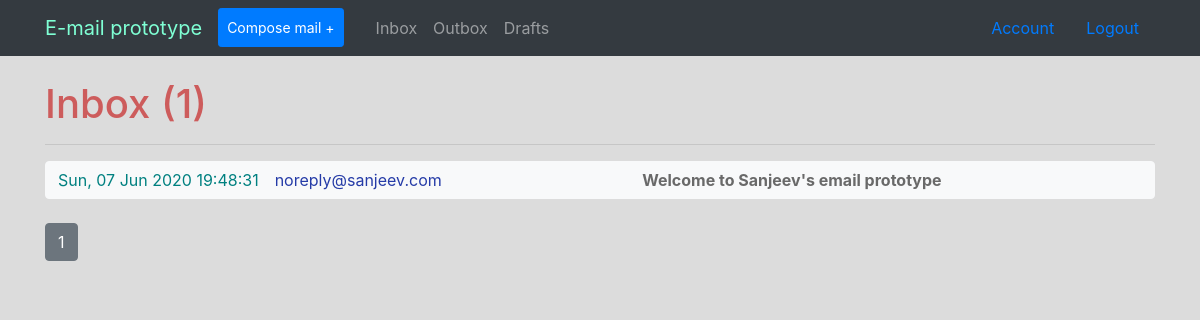
/mail/inbox (signed in), run on the app's committed database.
### email_prototype/db_models.py (models this page shows, shortened)
class Inbox(db.Model):
    id = db.Column(db.Integer, primary_key=True)
    subject = db.Column(db.String(100), nullable=False)
    message = db.Column(db.Text, nullable=False)
    sender = db.Column(db.String(50), nullable=False)
    datetime = db.Column(db.DateTime, nullable=False, default=datetime.now)
    user_id = db.Column(db.Integer, db.ForeignKey('user.id'), nullable=False)

### email_prototype/routes.py (the view)
@app.route('/mail/inbox')
@login_required
def user_inbox():
    page = request.args.get('page', 1, type=int)
    mails = Inbox.query.filter_by(Inboxuser=current_user).order_by(Inbox.datetime.desc()).paginate(per_page=10, page=page)
    return render_template('inbox.html', mails=mails)

### email_prototype/db_models.py (called while the page is built)
@login.user_loader
def loader(user_id):
    return User.query.get(int(user_id))

### email_prototype/templates/inbox.html (shortened to what this page needs)
{% extends 'base.html' %}
{% block body %}
    <h1 style="color:indianred">Inbox ({{ mails.total }}) </h1>
    <hr>
    {% for mail in mails.items %}
        <a style="overflow: auto" class="btn btn-light btn-block my-0" href="{{ url_for("view_Inboxmail", id=mail.id) }}">
        <span style="float:left; color: teal">
        {{ mail.datetime.strftime("%a, %d %b %Y %H:%M:%S") }}&emsp;
        </span>
        <span style="float: left; color: #253ba7">
        {{ mail.sender }}
        </span>
        <span style="float: center; color: dimgrey">
        <b>{{ mail.subject }}</b>
        </span>
        </a>
        <br>
    {% endfor %}
    {% for page in mails.iter_pages(left_edge=1, right_edge=1, left_current=1, right_current=2) %}
    {% if page %}
        {% if page==mails.page %}
            <a class="btn btn-secondary" href="{{ url_for('user_inbox',page=page) }}" >{{ page }}</a>
        {% else %}
            <a class="btn btn-outline-secondary" href="{{ url_for('user_inbox',page=page) }}" >{{ page }}</a>
        {% endif %}
    {% else %}
        ...
    {% endif %}
    {% endfor %}
{% endblock %}

### data on the page
Inbox: datetime "Sun, 07 Jun 2020 19:48:31", sender "noreply@sanjeev.com", subject "Welcome to Sanjeev's email prototype"

### other printed values
{{ mails.total }} "1"
{{ page }} "1"
